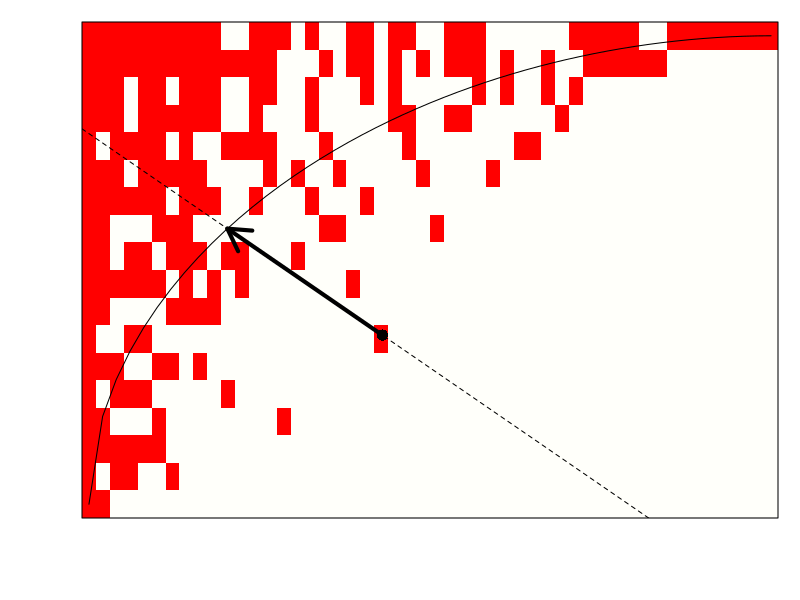
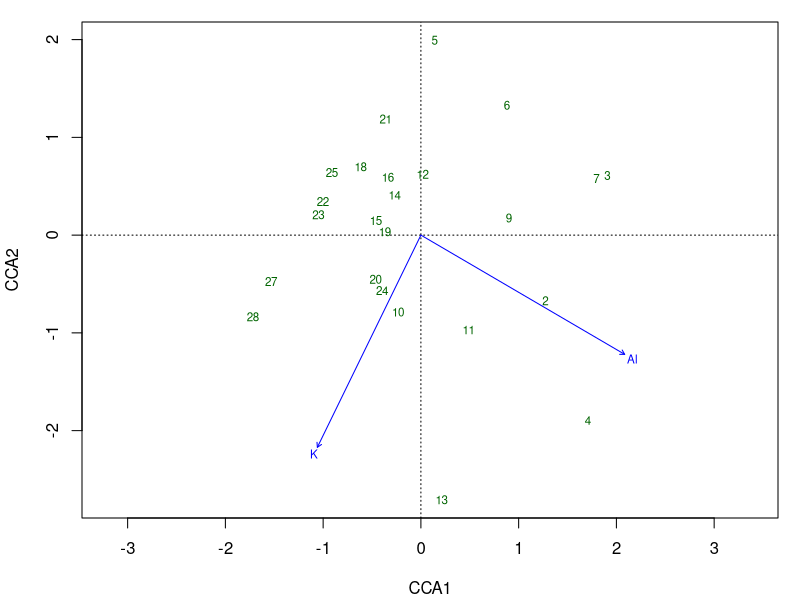
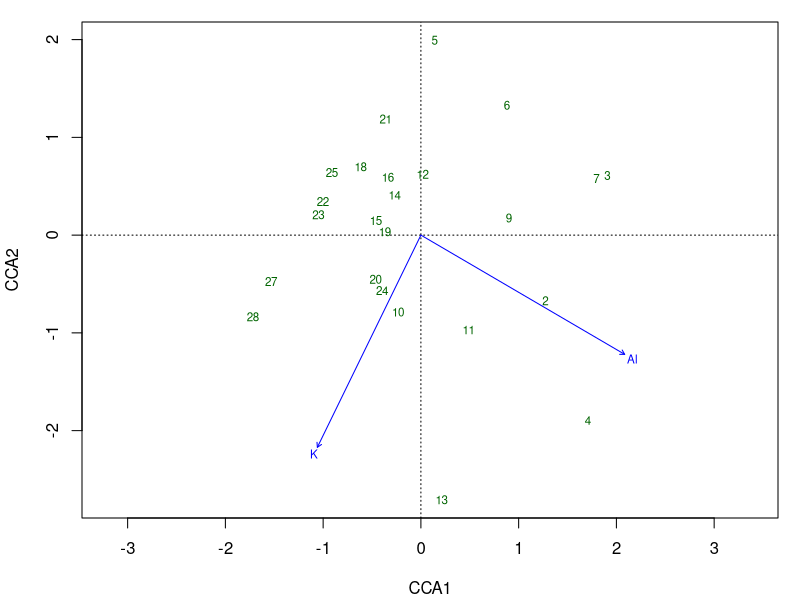
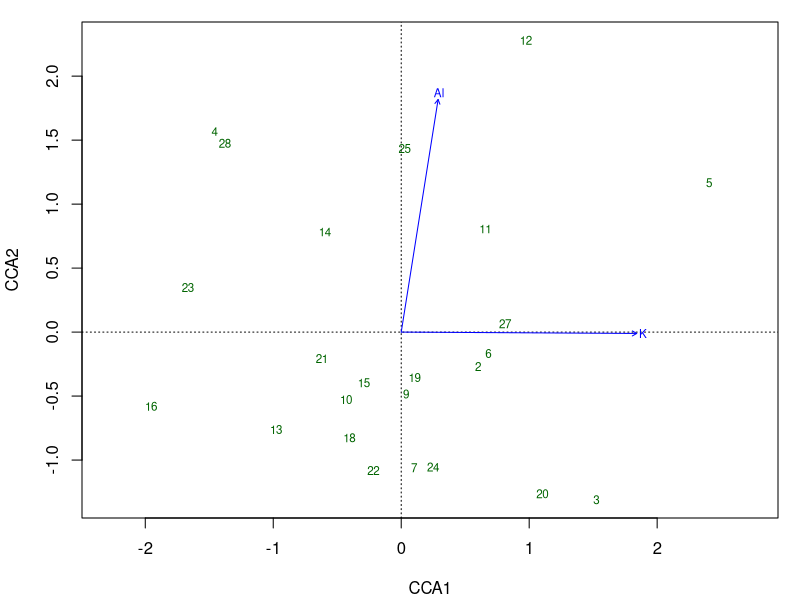
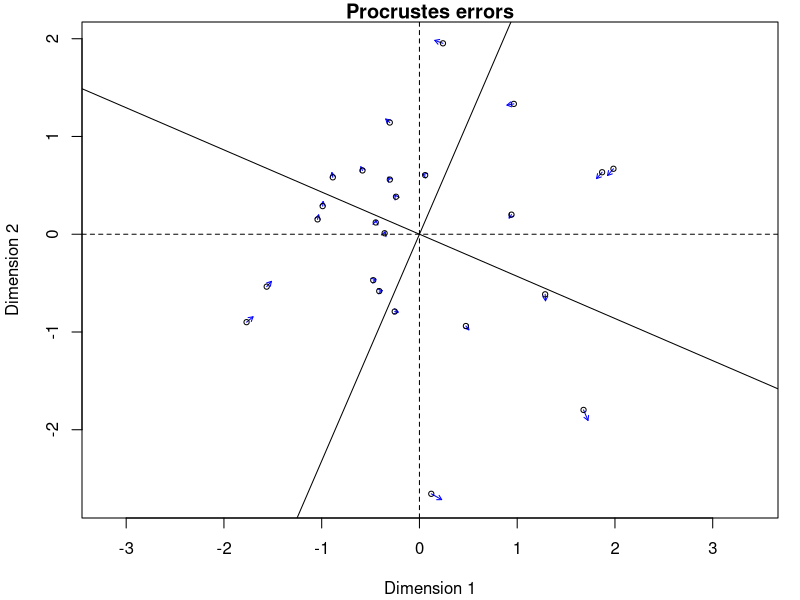
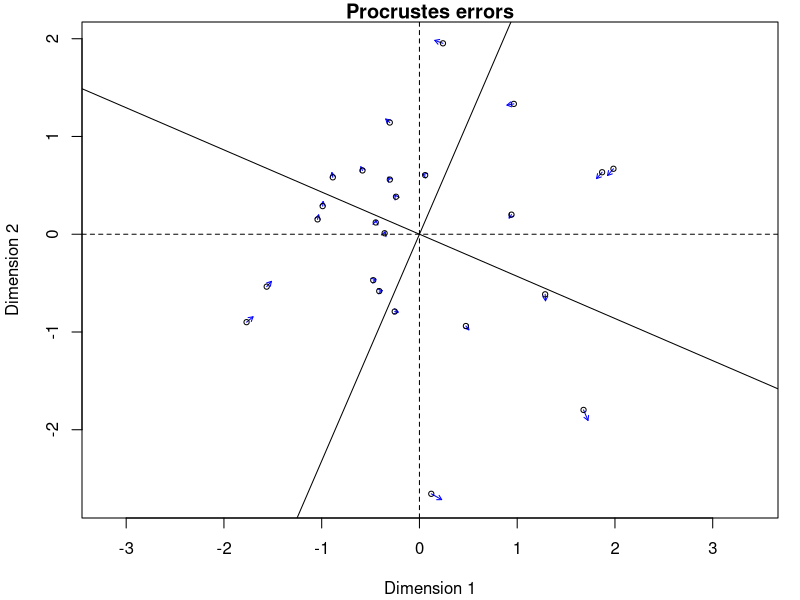
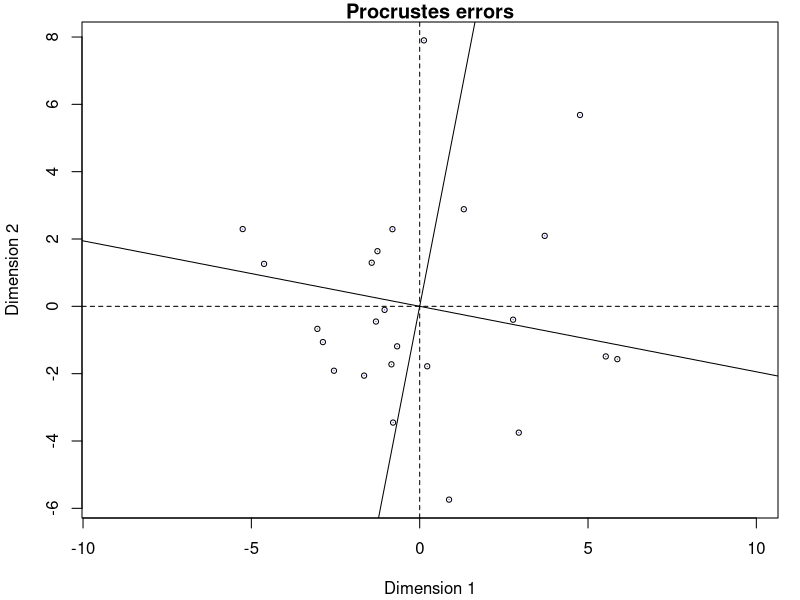
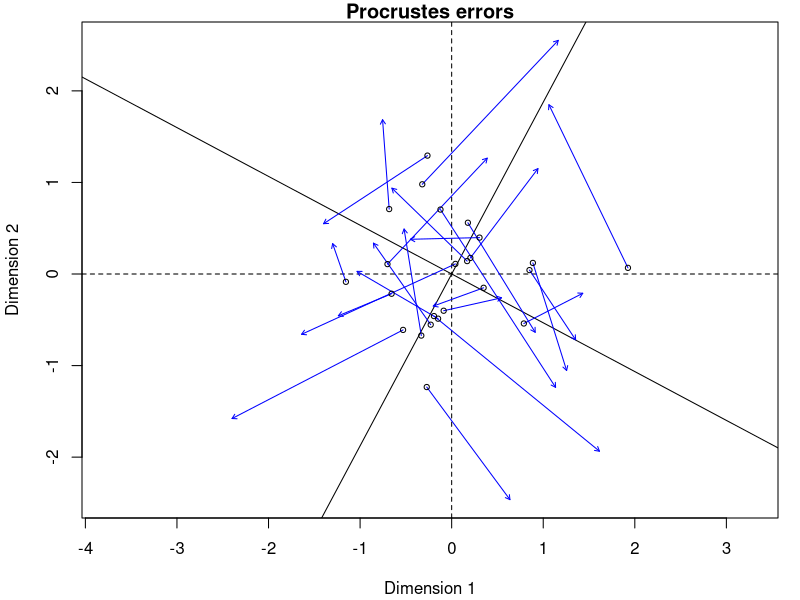

Generate these figures, in order, with R:
# Code example from 'decision-vegan' vignette. See references/ for full tutorial.

### R code from vignette source 'decision-vegan.Rnw'

###################################################
### code chunk number 1: decision-vegan.Rnw:21-26
###################################################
figset <- function() par(mar=c(4,4,1,1)+.1)
options(SweaveHooks = list(fig = figset))
options("prompt" = "> ", "continue" = "  ")
options(width = 55)
require(vegan)


###################################################
### code chunk number 2: decision-vegan.Rnw:84-85 (eval = FALSE)
###################################################
## options(mc.cores = 2)


###################################################
### code chunk number 3: decision-vegan.Rnw:125-136 (eval = FALSE)
###################################################
## ## start up and define meandist()
## library(vegan)
## data(sipoo)
## meandist <-
##     function(x) mean(vegdist(x, "bray"))
## library(parallel)
## clus <- makeCluster(4)
## clusterEvalQ(clus, library(vegan))
## mbc1 <- oecosimu(dune, meandist, "r2dtable",
##                  parallel = clus)
## stopCluster(clus)


###################################################
### code chunk number 4: decision-vegan.Rnw:240-251
###################################################
getOption("SweaveHooks")[["fig"]]()
data(sipoo)
mod <- nestedtemp(sipoo)
plot(mod, "i")
x <- mod$c["Falcsubb"]
y <- 1 - mod$r["Svartholm"]
points(x,y, pch=16, cex=1.5)
abline(x+y, -1, lty=2)
f <- function(x, p) (1-(1-x)^p)^(1/p)
cross <- function(x, a, p) f(x,p) - a + x
r <- uniroot(cross, c(0,1), a = x+y, p = mod$p)$root
arrows(x,y, r, f(r, mod$p), lwd=4)


###################################################
### code chunk number 5: decision-vegan.Rnw:549-553
###################################################
library(vegan)
data(varespec)
data(varechem)
orig <- cca(varespec ~ Al + K, varechem)


###################################################
### code chunk number 6: a
###################################################
plot(orig, dis=c("lc","bp"))


###################################################
### code chunk number 7: decision-vegan.Rnw:562-563
###################################################
getOption("SweaveHooks")[["fig"]]()
plot(orig, dis=c("lc","bp"))


###################################################
### code chunk number 8: decision-vegan.Rnw:572-574
###################################################
i <- sample(nrow(varespec))
shuff <- cca(varespec[i,] ~ Al + K, varechem)


###################################################
### code chunk number 9: decision-vegan.Rnw:577-578
###################################################
getOption("SweaveHooks")[["fig"]]()
plot(shuff, dis=c("lc","bp"))


###################################################
### code chunk number 10: a
###################################################
plot(procrustes(scores(orig, dis="lc"),
                scores(shuff, dis="lc")))


###################################################
### code chunk number 11: decision-vegan.Rnw:591-592
###################################################
getOption("SweaveHooks")[["fig"]]()
plot(procrustes(scores(orig, dis="lc"),
                scores(shuff, dis="lc")))


###################################################
### code chunk number 12: decision-vegan.Rnw:600-603
###################################################
tmp1 <- rda(varespec ~ Al + K, varechem)
i <- sample(nrow(varespec)) # Different shuffling
tmp2 <- rda(varespec[i,] ~ Al + K, varechem)


###################################################
### code chunk number 13: decision-vegan.Rnw:606-608
###################################################
getOption("SweaveHooks")[["fig"]]()
plot(procrustes(scores(tmp1, dis="lc"),
                scores(tmp2, dis="lc")))


###################################################
### code chunk number 14: decision-vegan.Rnw:625-627
###################################################
orig
shuff


###################################################
### code chunk number 15: decision-vegan.Rnw:632-633
###################################################
getOption("SweaveHooks")[["fig"]]()
plot(procrustes(orig, shuff))


###################################################
### code chunk number 16: decision-vegan.Rnw:646-651
###################################################
tmp1 <- rda(varespec ~ ., varechem)
tmp2 <- rda(varespec[i,] ~ ., varechem)
proc <- procrustes(scores(tmp1, dis="lc", choi=1:14),
                   scores(tmp2, dis="lc", choi=1:14))
max(residuals(proc))


###################################################
### code chunk number 17: decision-vegan.Rnw:663-666
###################################################
data(dune)
data(dune.env)
orig <- cca(dune ~ Moisture, dune.env)


###################################################
### code chunk number 18: decision-vegan.Rnw:671-672
###################################################
getOption("SweaveHooks")[["fig"]]()
plot(orig, dis="lc")


###################################################
### code chunk number 19: a
###################################################
plot(orig, display="wa", type="points")
ordispider(orig, col="red")
text(orig, dis="cn", col="blue")


###################################################
### code chunk number 20: decision-vegan.Rnw:696-697
###################################################
getOption("SweaveHooks")[["fig"]]()
plot(orig, display="wa", type="points")
ordispider(orig, col="red")
text(orig, dis="cn", col="blue")
